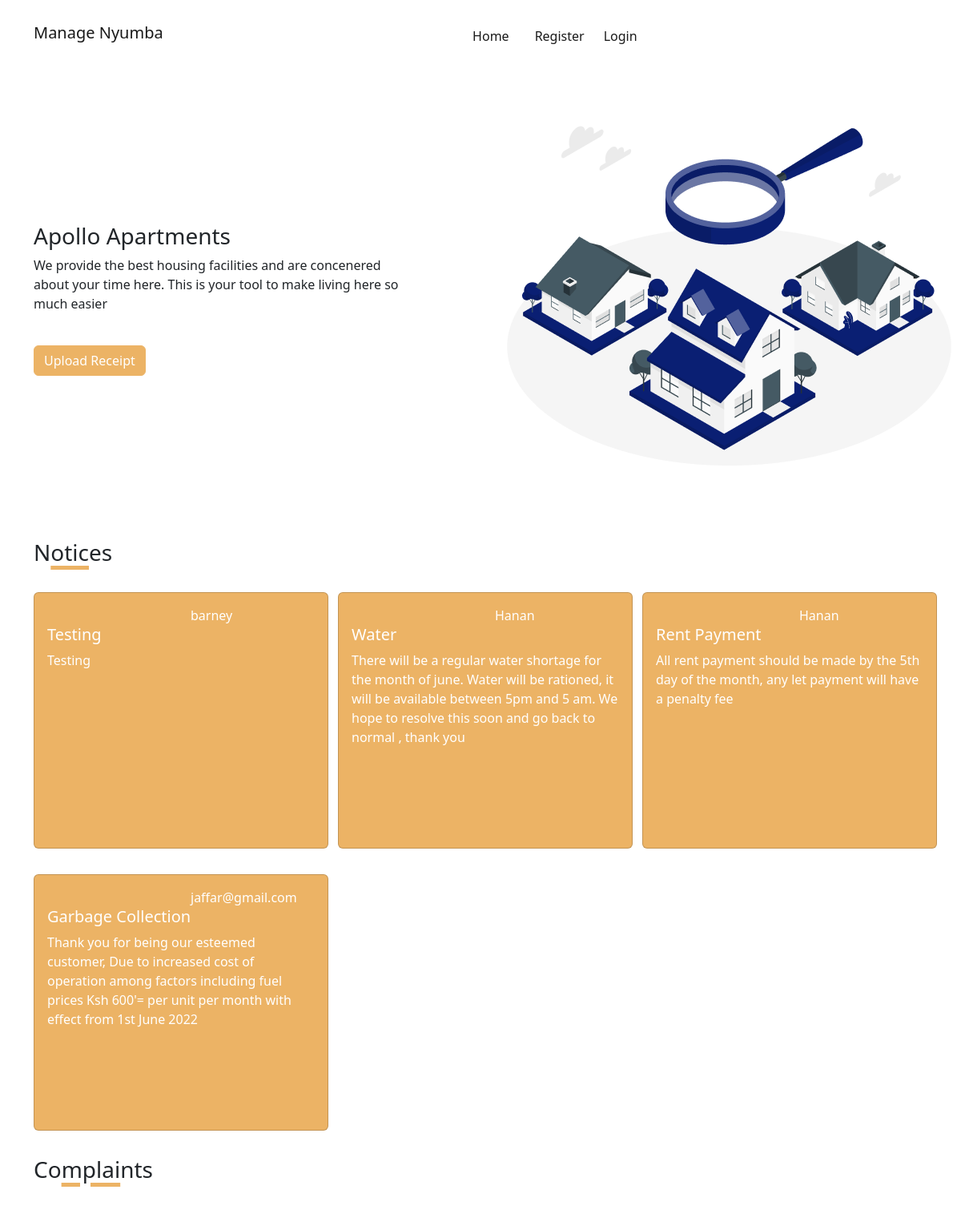
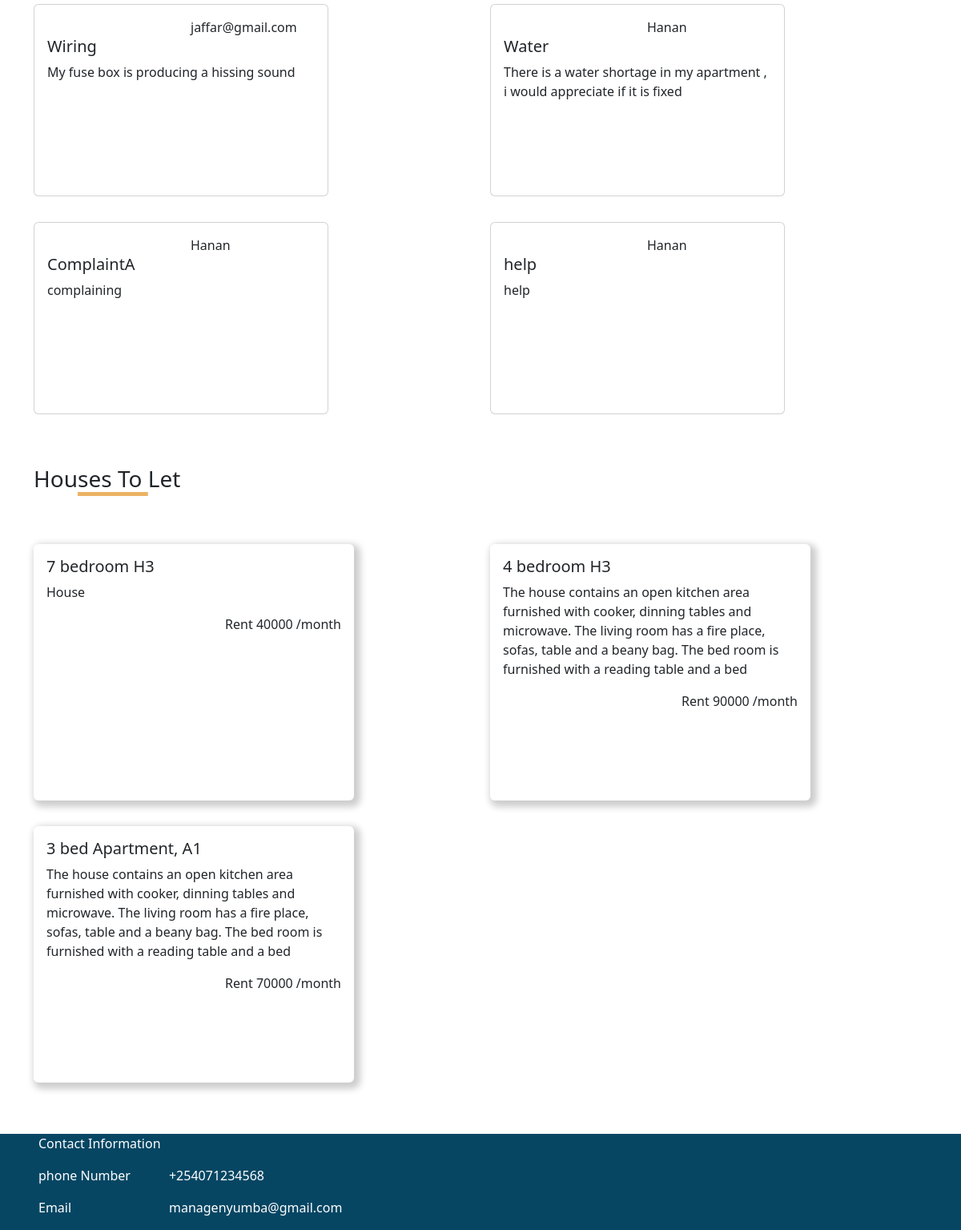
The page / on the database its author committed (2 pictures, top to bottom).
### app/models.py (models this page shows, shortened)
class Notice (db.Model):
  id=db.Column(db.Integer,primary_key=True)
  title=db.Column(db.String,nullable=False)
  content=db.Column(db.String,nullable=False)
  date_created = db.Column(db.DateTime, nullable=False, default=datetime.utcnow)
  user_id = db.Column(db.Integer, db.ForeignKey('user.id'), nullable=False)

class User(db.Model,UserMixin):
  id=db.Column(db.Integer,primary_key=True)
  username=db.Column(db.String,nullable=False,unique=True)
  phoneNumber=db.Column(db.String,nullable=False)
  houseNumber=db.Column(db.String,nullable=False)
  typeUser= db.Column(db.String,nullable=False)
  email=db.Column(db.String,nullable=False,unique=True)
  password=db.Column(db.String,nullable=False)
  image_file=db.Column(db.String(20),nullable=False,default='default.jpg')
  receipt = db.relationship('Receipts', backref='author', lazy=True)
  notice = db.relationship('Notice', backref='noticeAuthor', lazy=True)
  complaint = db.relationship('Complaints', backref='complaintauthor', lazy=True)
  tolet = db.relationship('Complaints', backref='letAuthor', lazy=True)

class Complaints(db.Model):
  id=db.Column(db.Integer,primary_key=True)
  title=db.Column(db.String,nullable=False)
  content=db.Column(db.String,nullable=False)
  date_created = db.Column(db.Date, nullable=False, default=datetime.utcnow)
  user_id = db.Column(db.Integer, db.ForeignKey('user.id'), nullable=False)

class ToLet(db.Model):
  id=db.Column(db.Integer,primary_key=True)
  houseType=db.Column(db.String,nullable=False)
  description=db.Column(db.String,nullable=False)
  rent=db.Column(db.String,nullable=False)
  date_created = db.Column(db.DateTime, nullable=False, default=datetime.utcnow)
  user_id = db.Column(db.Integer, db.ForeignKey('user.id'), nullable=False)

### app/main/route.py (the view)
@main.route('/')
def home():
    tolet=ToLet.query.order_by(desc(ToLet.date_created)).all()
    notice=Notice.query.order_by(desc(Notice.date_created)).all()
    complaint=Complaints.query.order_by(desc(Complaints.date_created)).all()
    return render_template('home.html',notice=notice,complaint=complaint,tolet=tolet)

### app/templates/home.html (shortened to what this page needs)
{% extends 'base.html' %}
{% block body %}
<div class="container">
  <div class="row align-items-center">
    <div class="col-md-6 ">
      <p class="h3"> Apollo Apartments</p>
      <p> We provide the best housing facilities and are concenered <br>
        about your time here. This is your tool to make living here so <br> much easier</p>
      <a href="{{url_for('posts.create')}}"><button class="btn btn-secondary mt-4">Upload Receipt</button></a>
    </div>
    <div class="col-md-6">
      <img src="./../static/landingPage.png" alt="">
    </div>
  </div>
  <p class="h3 mb-3">N<u class="sect">otic</u>es</p>
  <div class="row">
    {% for notice in notice %}
    <div class="col-md-4">
      <div class="card notice my-3" style="width: 23rem;">
        <div class="card-body">
          <div class="row">
            <div class="col-md-6"></div>
            <div class="col-md-6">{{notice.noticeAuthor.username}}</div>
          </div>
          <h5 class="card-title">{{notice.title}}</h5>
          <p class="card-text">{{notice.content}}</p>
        </div>
      </div>
    </div>
    {% endfor %}
  </div>
  <p class="h3 mb-5 mt-3">Co<u class="sect">mplai</u>nts</p>
  <div class="row mb-5 mt-3">
    {% for complaint in complaint %}
    <div class="col-md-6">
      <div class="card complaint my-3" style="width: 23rem;">
        <div class="card-body">
          <div class="row">
            <div class="col-md-6"></div>
            <div class="col-md-6">{{complaint.letAuthor.username}}</div>
          </div>
          <h5 class="card-title">{{complaint.title}}</h5>
          <p class="card-text">{{complaint.content}}</p>
        </div>
      </div>
    </div>
    {% endfor %}
  </div>
  <p class="h3 mb-5">Hou<u class="sect">ses To </u> Let</p>
  <div class="row my-3 mb-5">
    {% for tolet in tolet %}
    <div class="col-md-6">
      <div class="card house my-3 tolet" style="width: 25rem;">
        <div class="card-body">
          <h5 class="card-title">{{tolet.houseType}}</h5>
          <p class="card-text">{{tolet.description}}</p>
          <div class=" d-flex justify-content-between">
            <p>Rent {{tolet.rent}} /month</p>
          </div>
        </div>
      </div>
    </div>
    {% endfor %}
  </div>
</div>
<div class="foot">
  <p class="text-white mx-5">Contact Information</p>
  <div class="d-flex mx-5">
    <div>
      <p class="text-white">phone Number</p>
      <p class="text-white">Email</p>
    </div>
    <div>
      <p class="mx-5 text-white">+254071234568</p>
      <p class="mx-5 text-white">managenyumba@gmail.com</p>
    </div>
  </div>
</div>
{% endblock %}

### app/static/main.css (style rules this page uses)
* { margin: 0; padding: 0; }
body { overflow-x: hidden; }
.btn-secondary,.btn-secondary:hover { background-color: #ECB365 !important; border-color: #ECB365 !important; box-shadow:none !important; }
.foot { background-color: #064663; }
.house { box-shadow: 4px 4px 8px 4px rgba(0,0,0,0.2); transition: 0.3s; border:none }
::placeholder { color: #FFFFFF; }
.tolet { height: 40vh; }
.complaint { height: 30vh; }
.notice { background-color: #ECB365; color:#FFFFFF; height:40vh; }
.sect { text-underline-offset: 6px; text-decoration-color: #ECB365; text-decoration-thickness: 0.3rem ; }

### rows shown on the page
Notice: noticeAuthor.username "barney", title "Testing", content "Testing"
Notice: noticeAuthor.username "Hanan", title "Water", content "There will be a regular water shortage for the month of june. Water will be rationed, it will be available between 5pm and 5 am. We hope to resolve this soon and go back to normal , thank you"
Notice: noticeAuthor.username "Hanan", title "Rent Payment", content "All rent payment should be made by the 5th day of the month, any let payment will have a penalty fee"
Notice: noticeAuthor.username "jaffar@gmail.com", title "Garbage Collection", content "Thank you for being our esteemed customer, Due to increased cost of operation among factors including fuel prices Ksh 600'= per unit per month with effect from 1st June 2022"
Complaints: letAuthor.username "jaffar@gmail.com", title "Wiring", content "My fuse box is producing a hissing sound"
Complaints: letAuthor.username "Hanan", title "Water", content "There is a water shortage in my apartment , i would appreciate if it is fixed"
Complaints: letAuthor.username "Hanan", title "ComplaintA", content "complaining"
Complaints: letAuthor.username "Hanan", title "help", content "help"
ToLet: houseType "7 bedroom H3", description "House", rent "40000"
ToLet: houseType "4 bedroom H3", description "The house contains an open kitchen area furnished with cooker, dinning tables and microwave. The living room has a fire place, sofas, table and a beany bag. The bed room is furnished with a reading table and a bed", rent "90000"
ToLet: houseType "3 bed Apartment, A1", description "The house contains an open kitchen area furnished with cooker, dinning tables and microwave. The living room has a fire place, sofas, table and a beany bag. The bed room is furnished with a reading table and a bed", rent "70000"
